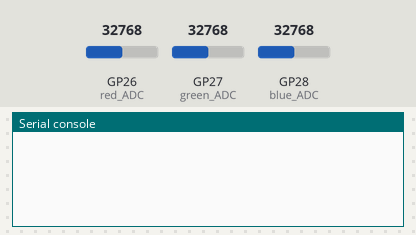
A program run on a simulated Raspberry Pi Pico running MicroPython. Parts: the last lines printed to the serial console. The test bench sets the inputs (shaded band); at power-on: GP26 (red_ADC) = 32768, GP27 (green_ADC) = 32768, GP28 (blue_ADC) = 32768 (analog values on the 0–65535 scale).

Above: at 1.2 s.
1.3 s: GP26 (red_ADC) set to 45874
At 2.5 s:
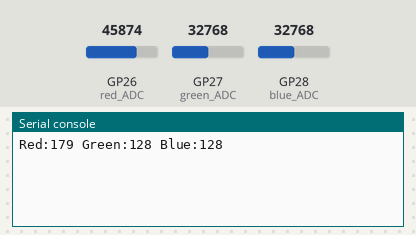
3.0 s: GP27 (green_ADC) set to 19660
At 3.7 s:
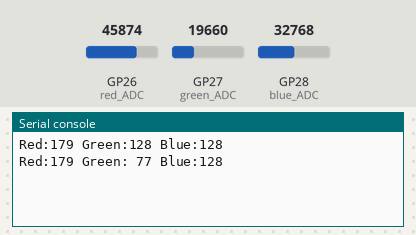
4.5 s: GP28 (blue_ADC) set to 19660
At 4.8 s:
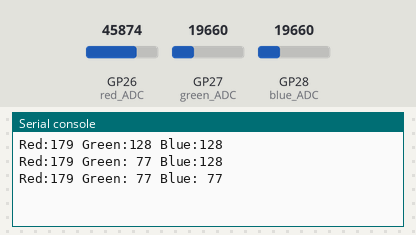
6.0 s: GP27 (green_ADC) set to 32767
At 7.2 s:
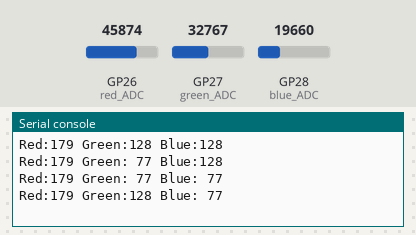
7.5 s: GP28 (blue_ADC) set to 0
At 8.4 s:
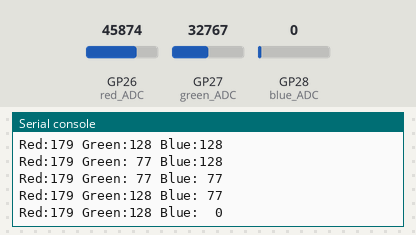
9.0 s: GP26 (red_ADC) set to 19660
At 9.6 s:
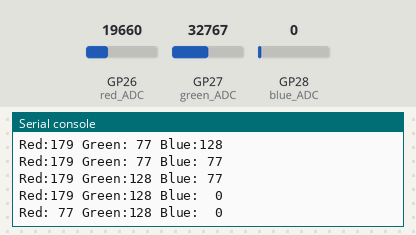

Measured:
- after the input at 1.3 s, the serial console: prints a new line after 0.20 s (image 1)
- after the input at 3.0 s, the serial console: prints a new line at once (image 2)
- after the input at 4.5 s, the serial console: prints a new line at once (image 3)
- after the input at 6.0 s, the serial console: prints a new line at once (image 4)
- after the input at 7.5 s, the serial console: prints a new line at once (image 5)
- after the input at 9.0 s, the serial console: prints a new line at once (image 6)

The program:

ColourControls.py
```python
import machine
import struct
import time

class ColourControls:
    def __init__(self):
        self.red_ADC = machine.ADC(0)
        self.green_ADC = machine.ADC(1)
        self.blue_ADC = machine.ADC(2)
        self.old_red=-1
        self.old_green=-1
        self.old_blue=-1
        self.update()

    def update(self):
        self.red = round(self.red_ADC.read_u16()/256)
        self.green = round(self.green_ADC.read_u16()/256)
        self.blue = round(self.blue_ADC.read_u16()/256)
        if self.red==self.old_red and self.green==self.old_green\
            and self.blue==self.old_blue:
            return False
        self.old_red=self.red
        self.old_green=self.green
        self.old_blue=self.blue
        return True

    def test(self):
        while True:
            changed = self.update()
            if changed:
                self.dump()
            time.sleep(0.5)

    def pack(self):
        return struct.pack("<BBB", self.red,self.green,self.blue)

    def unpack(self, data):
        value = struct.unpack("<BBB", data)
        self.red=value[0]
        self.green=value[1]
        self.blue=value[2]

    def dump(self):
        print("Red:%3d Green:%3d Blue:%3d"%(self.red,self.green,self.blue));

if __name__ == "__main__":
    controls = ColourControls()
    controls.test()
```
